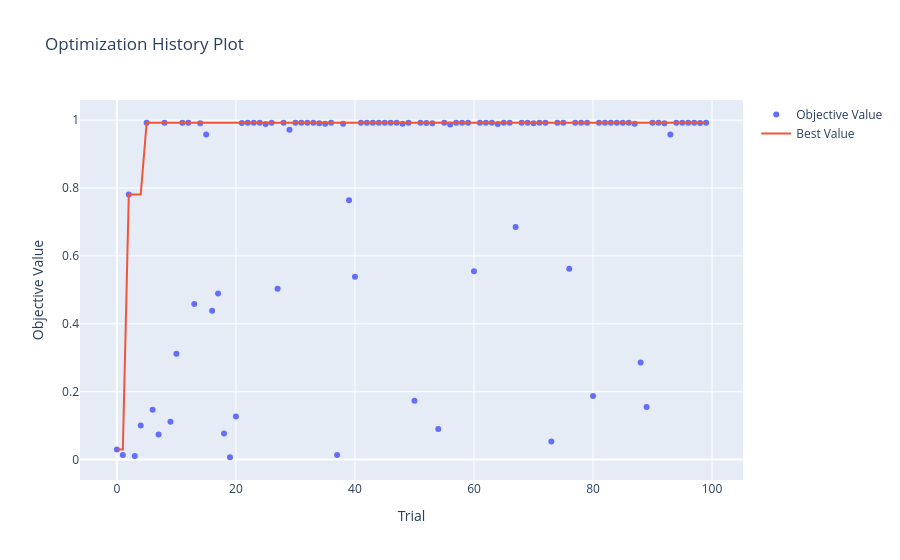
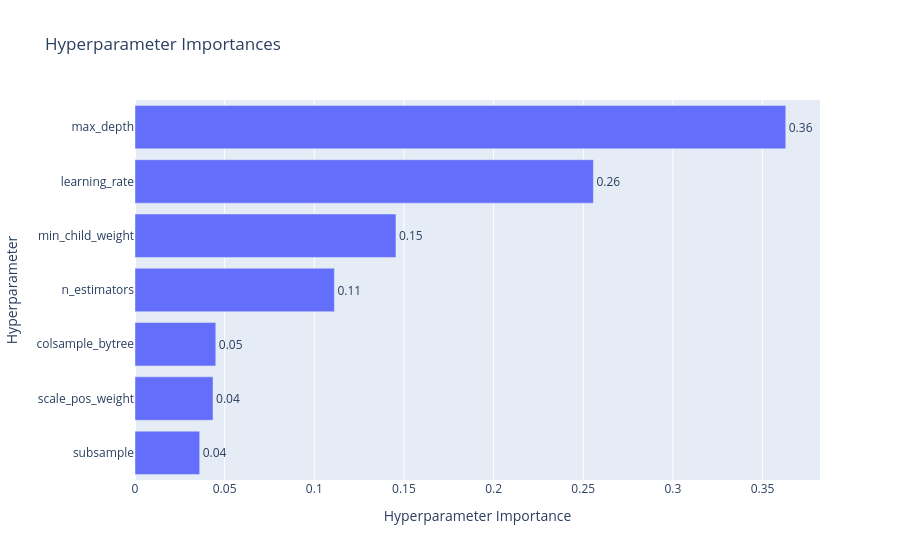
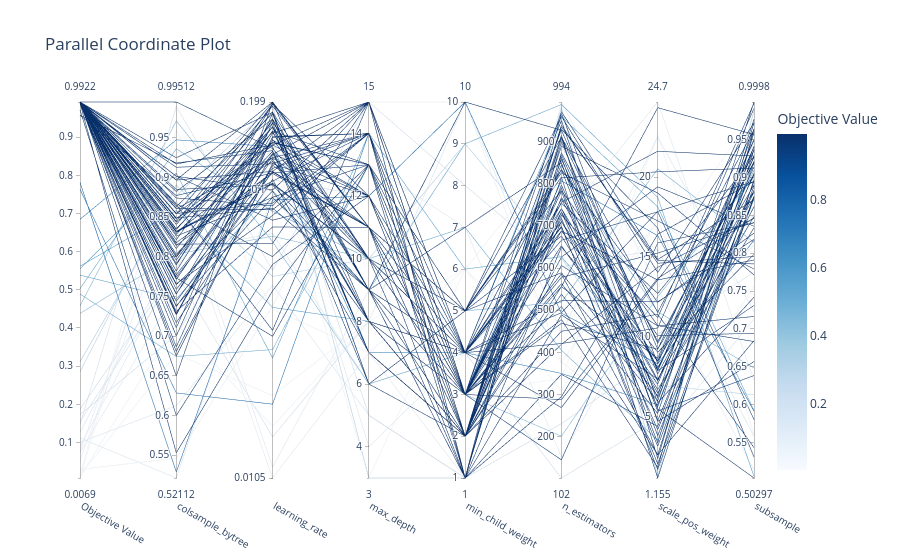

Here is the notebook cell these charts were saved with, in order:
### Code cell
import optuna.visualization as vis
import plotly

fig1 = vis.plot_optimization_history(study)
fig1.show()

fig2 = vis.plot_param_importances(study)
fig2.show()

fig3 = vis.plot_parallel_coordinate(study)
fig3.show()
